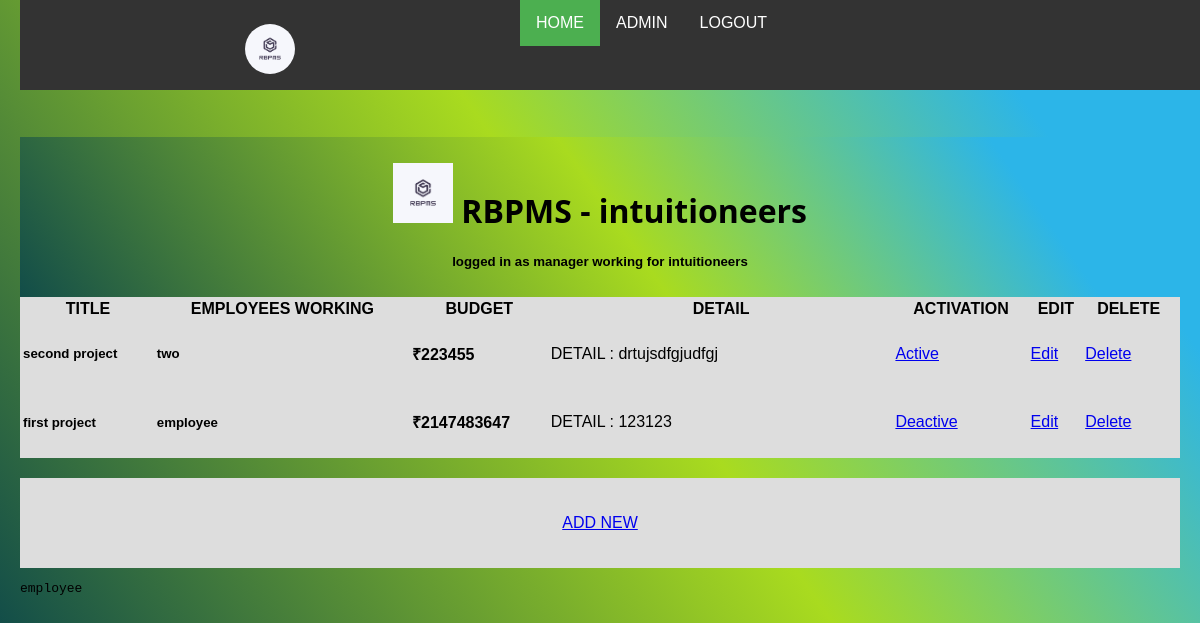
Page /boss/index.php (signed in) on the committed database.
### tables this page shows
CREATE TABLE `company` (
  `company_id` int(100) NOT NULL,
  `c_email` tinytext NOT NULL,
  `c_name` tinytext NOT NULL DEFAULT 'company',
  `c_password` tinytext NOT NULL DEFAULT '********',
  `c_contact` int(12) NOT NULL
);

CREATE TABLE `project` (
  `project_id` int(11) NOT NULL,
  `c_key_p` int(11) NOT NULL,
  `m_key_p` int(11) NOT NULL,
  `p_title` tinytext NOT NULL,
  `p_detail` longtext NOT NULL DEFAULT current_timestamp(),
  `budget` int(11) NOT NULL DEFAULT 0,
  `p_status` tinyint(100) DEFAULT 0,
  `skill_req_1` int(11) DEFAULT NULL,
  `skill_req_2` int(11) DEFAULT NULL,
  `skill_req_3` int(11) DEFAULT NULL,
  `time_req` int(11) DEFAULT 0,
  `min_e_req` int(11) DEFAULT 1
);

CREATE TABLE `employee` (
  `employee_id` int(11) NOT NULL,
  `c_key_e` int(11) NOT NULL,
  `m_key_e` int(11) NOT NULL,
  `p_key_e` int(11) DEFAULT NULL,
  `e_email` tinytext NOT NULL,
  `e_name` tinytext NOT NULL,
  `e_password` tinytext NOT NULL,
  `e_contact` int(12) NOT NULL,
  `primary_skill` int(11) DEFAULT NULL,
  `secondary_skill` int(11) DEFAULT NULL,
  `extra_skill` int(11) DEFAULT NULL,
  `e_rating` int(10) NOT NULL DEFAULT 10,
  `e_comment` text NOT NULL DEFAULT 'noice employee',
  `e_salary` int(11) NOT NULL DEFAULT 0
);

### boss/index.php (the view, shortened to what this page needs)
<?php
require('connection.inc.php');
$m_name=$_SESSION['ADMIN_USERNAME'];
$sql2 = "select * from manager where  m_name = '$m_name'";
$res2 = mysqli_query($con, $sql2);
$row2 = mysqli_fetch_assoc($res2);
$company_id = $row2['c_key_m'];
$sql3 = "select * from company where  company_id = '$company_id'";
$res3 = mysqli_query($con, $sql3);
$row3 = mysqli_fetch_assoc($res3);
$c_name = $row3['c_name'];
$sql4 = "select employee.e_name from employee where  m_key_e = 1";
$res4 = mysqli_query($con, $sql4);
$row4 = mysqli_fetch_assoc($res4);
$e_name = $row4['e_name'];
$sql = "select project.* from project order by project.project_id desc";
$res = mysqli_query($con, $sql);
?>
<?php require('bossnav.php');?>
<div class="header">
  <h1 style="font-family: 'Segoe UI', Roboto, Oxygen, Ubuntu, Cantarell, 'Open Sans', 'Helvetica Neue', sans-serif"> <img src="../AVATAR.PNG" alt="" height="60px"> RBPMS - <?php echo $c_name  ?></h1>
  <h5>logged in as  <strong><?php echo $m_name?></strong> working for <strong> <?php echo $c_name?> </strong></h5>
</div>
	<table style="width: 100%;  background: #ddd;">
		<tr>
			<th>TITLE</th>
			<th>EMPLOYEES WORKING</th>
			<th>BUDGET</th>
			<th>DETAIL</th>
			<th>ACTIVATION</th>
			<th>EDIT</th>
			<th>DELETE</th>
		</tr><?php
				while ($row = mysqli_fetch_assoc($res)) {
				?><tr>
									<td>
					<h5><?php echo $row['p_title'] ?></h5>
				</td>
				<td>
				<h5><?php echo  mysqli_fetch_assoc(mysqli_query($con, "select employee.* from employee,project where p_key_e =".$row['project_id']))['e_name'] ?></h5>
				</td>
				<td>
					<H4><?php echo "₹";
						echo  $row['budget'] ?></H4>
				</td>
				<td style="width: 30%;"><?php echo "DETAIL : ";
										echo $row['p_detail'] ?></td>
				<td><?php if ($row['p_status'] == 1) {
						echo "<span ><a href='?type=p_status&operation=deactive&id=" . $row['project_id'] . "'>Active</a></span>&nbsp;";
					} else {
						echo "<span ><a href='?type=p_status&operation=active&id=" . $row['project_id'] . "'>Deactive</a></span>&nbsp;";
					}           ?></td>
				<td><?php
					echo "<span ><a href='project.php?id=" . $row['project_id'] . "'>Edit</a></span>&nbsp;";
					?></td>
				<td><?php
					echo "<span ><a href='?type=delete&id=" . $row['project_id'] . "'>Delete</a></span>";
					?></td>
				<td></td>
			</tr><?php } ?>
	</table>
	<div class="footer">
		<p> <a href="project.php">ADD NEW</a></p>
	</div>
	<?php echo '<pre>'; print_r($e_name); echo '</pre>';
	 ?>
</body>
</html>

### boss/bossnav.php (shortened to what this page needs)
<!DOCTYPE html>
<html lang="en">
<head>
	<link rel="stylesheet" type="text/css" href="bstyle.css">
	<link rel="stylesheet" type="text/css" href="../style.css">
</head>
<body>
	<ul>
		<LI>            <div class="imgcontainer">
                <img src="../AVATAR.PNG" alt="Avatar" style="width:10%;" class="avatar">
            </div>
</LI>
		<li ><a class="active" href="../index.php">HOME</a></li>
		<li><a href="index.php">ADMIN</a></li>
		<li><a href="bossbaar.php">LOGOUT</a></li>
    </ul>
    <h1>
        <br><br>
    </h1>

### boss/bstyle.css (style rules this page uses)
body { font-family: Arial, Helvetica, sans-serif; }
.imgcontainer { text-align: center; margin: 24px 0 12px 0; }
img.avatar { width: 30%; border-radius: 50%; }
ul { list-style-type: none; margin: 0; padding: 0; overflow: hidden; background-color: #333; position: fixed; top: 0; width: 100%; }
li { float: left; }
li a { display: block; color: white; text-align: center; padding: 14px 16px; text-decoration: none; }
.active { background-color: #4CAF50; }

### style.css (style rules this page uses)
* { box-sizing: border-box; }
html { scroll-behavior: smooth; }
body { font-family: Arial; padding: 20px; height: auto; background: linear-gradient(55deg, #124d49 0%, #a9db1f 51%, #2cb5e8 85%); }
.header { padding: 5px; text-align: center; background: linear-gradient(55deg, #124d49 0%, #a9db1f 51%, #2cb5e8 85%); }
.footer { padding: 20px; text-align: center; background: #ddd; margin-top: 20px; }
ul { list-style-type: none; margin: 0; padding: 0; overflow: hidden; background-color: #333; position: fixed; top: 0; width: 100%; }
li { float: left; }
li a { display: block; color: white; text-align: center; padding: 14px 16px; text-decoration: none; }
.active { background-color: #4CAF50; }

### boss/bossnav.php (style rules this page uses)
body { margin: 0; }
ul { list-style-type: none; margin: 0; padding: 0; overflow: hidden; background-color: #333; position: fixed; top: 0; width: 100%; }
li { float: left; }
li a { display: block; color: white; text-align: center; padding: 14px 16px; text-decoration: none; }
.active { background-color: #4CAF50; }

### rows in the picture
company: c_name "intuitioneers"
project: p_title "second project", project_id.e_name "two", budget "223455", p_detail "drtujsdfgjudfgj"
project: p_title "first project", project_id.e_name "employee", budget "2147483647", p_detail "123123"

### other values in the picture
$m_name "manager"
